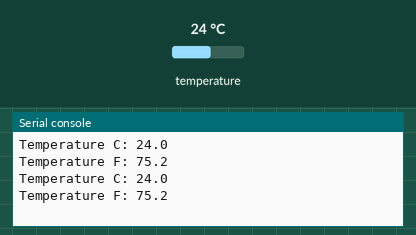
The program below on a simulated Circuit Playground running CircuitPython. On the bench: the last lines printed to the serial console. The test bench sets the inputs (shaded band); at power-on: temperature 24 °C.

Above: at 1.2 s.
1.3 s: temperature set to 12 °C
At 2.5 s:
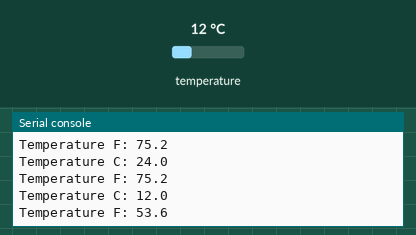
2.8 s: temperature set to 19 °C
At 3.8 s:
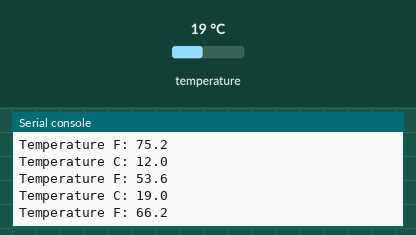
Timing chart, 0 to 5.8 s (numbered marks = the images above; inputs shaded):
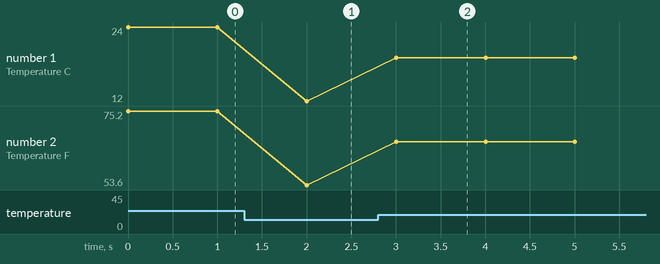

Measured:
- after the input at 1.3 s, the serial console: prints a new line after 0.70 s (image 1)
- after the input at 2.8 s, the serial console: prints a new line after 0.20 s (image 2)
- plotted number 1: 24 → 12 after the input at 1.3 s, 12 → 19 after the input at 2.8 s
- plotted number 2: 75.2 → 53.6 after the input at 1.3 s, 53.6 → 66.2 after the input at 2.8 s

The program:

cpx_temperture.py
```python
"""This example uses the temperature sensor on the CPX, located next to the image of a thermometer
on the board. It prints the temperature in both C and F to the serial console. Try putting your
finger over the sensor to see the numbers change!"""
import time
from adafruit_circuitplayground.express import cpx

while True:
    print("Temperature C:", cpx.temperature)
    print("Temperature F:", cpx.temperature * 1.8 + 32)
    time.sleep(1)
```
